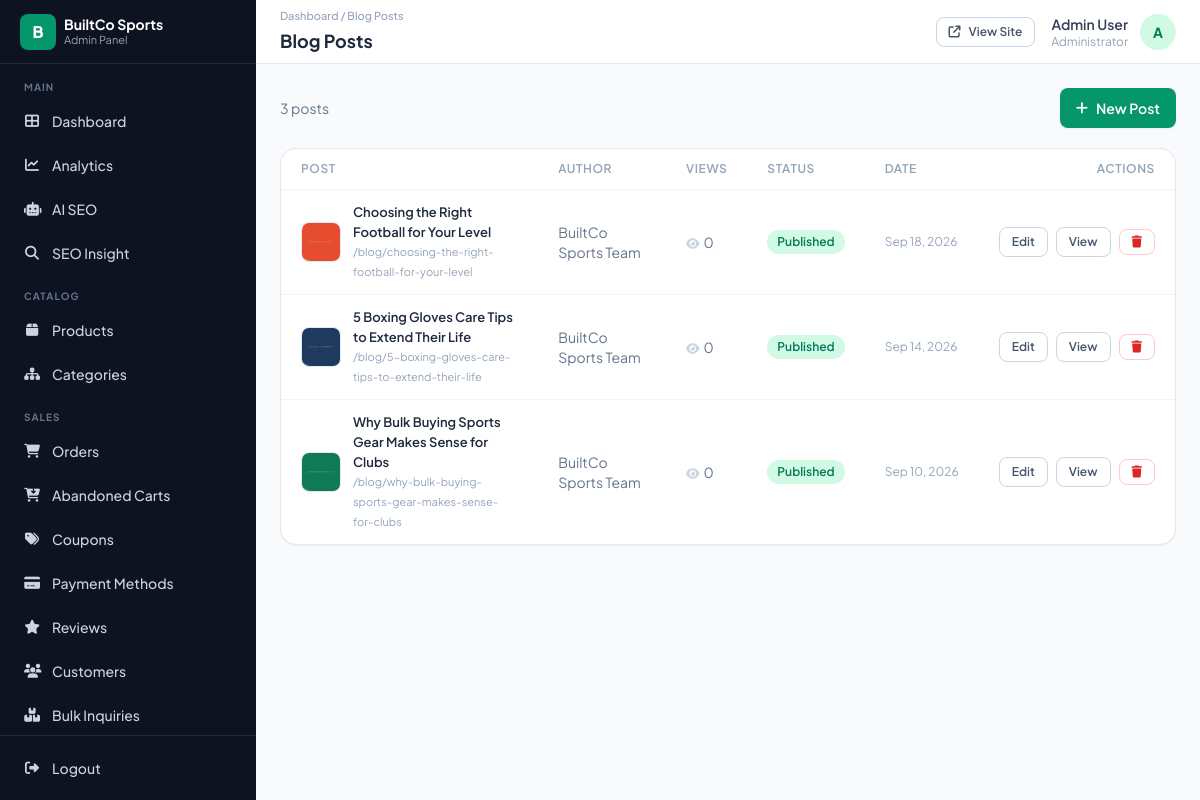
Screenshot of /admin/pages/blog.php (signed in) with the database file from the repository.
### tables this page shows
CREATE TABLE `blog_posts` (
  `id` int(11) NOT NULL,
  `title` varchar(200) NOT NULL,
  `slug` varchar(200) NOT NULL,
  `excerpt` varchar(500) DEFAULT NULL,
  `content` longtext DEFAULT NULL,
  `featured_image` varchar(500) DEFAULT NULL,
  `featured_image_alt` varchar(255) DEFAULT NULL,
  `author` varchar(150) DEFAULT NULL,
  `meta_title` varchar(70) DEFAULT NULL,
  `meta_description` varchar(160) DEFAULT NULL,
  `views` int(11) NOT NULL DEFAULT 0,
  `status` enum('draft','published') NOT NULL DEFAULT 'draft',
  `published_at` datetime DEFAULT NULL,
  `created_at` timestamp NOT NULL DEFAULT current_timestamp(),
  `updated_at` timestamp NOT NULL DEFAULT current_timestamp() ON UPDATE current_timestamp()
);

### includes/config.php (called while the page is built, shortened)
<?php
class DB {
    private static $instance = null;
    private function __construct() {
        $this->conn = new mysqli(DB_HOST, DB_USER, DB_PASS, DB_NAME);
    }
    public static function getInstance() {
        if (self::$instance === null) self::$instance = new DB();
        return self::$instance->conn;
    }
}
function db() { return DB::getInstance(); }
function fetch_all($sql, $types = '', ...$params) {
    $result = db()->query($sql);
    return $result ? $result->fetch_all(MYSQLI_ASSOC) : [];
}
function h($v) {
    return htmlspecialchars((string)($v ?? ''), ENT_QUOTES, 'UTF-8');
}
function csrf_token() {
    return $_SESSION['csrf_token'];
}
function format_date($date, $format = 'M d, Y') {
    return date($format, strtotime($date));
}
    ob_start(); ?>

### admin/pages/blog.php (the view, shortened to what this page needs)
<?php
require_once __DIR__ . '/../../includes/config.php';
$posts = fetch_all("SELECT * FROM blog_posts ORDER BY created_at DESC");
include __DIR__ . '/../includes/admin-header.php';
?>
<div class="flex items-center justify-between mb-5">
  <p class="text-slate-500 text-sm"><?= count($posts) ?> post<?= count($posts) !== 1 ? 's' : '' ?></p>
  <a href="blog-edit.php" class="btn-primary"><i class="fa-solid fa-plus"></i> New Post</a>
</div>
<div class="card overflow-hidden">
  <div class="overflow-x-auto">
    <table class="w-full text-sm">
      <thead>
        <tr class="text-left text-xs uppercase tracking-wider text-slate-400 border-b border-slate-100">
          <th class="px-5 py-3 font-semibold">Post</th>
          <th class="px-5 py-3 font-semibold">Author</th>
          <th class="px-5 py-3 font-semibold">Views</th>
          <th class="px-5 py-3 font-semibold">Status</th>
          <th class="px-5 py-3 font-semibold">Date</th>
          <th class="px-5 py-3 font-semibold text-right">Actions</th>
        </tr>
      </thead>
      <tbody class="divide-y divide-slate-100">
        <?php foreach ($posts as $p): ?>
        <tr class="hover:bg-slate-50/60">
          <td class="px-5 py-3">
            <div class="flex items-center gap-3">
              <?php if ($p['featured_image']): ?>
              <img src="<?= UPLOAD_URL . h($p['featured_image']) ?>" class="w-10 h-10 rounded-lg object-cover border border-slate-200">
              <?php else: ?>
              <div class="w-10 h-10 rounded-lg bg-slate-100 text-slate-300 flex items-center justify-center"><i class="fa-solid fa-image"></i></div>
              <?php endif; ?>
              <div>
                <div class="font-semibold text-slate-800 text-[13px]"><?= h($p['title']) ?></div>
                <div class="text-[11px] text-slate-400">/blog/<?= h($p['slug']) ?></div>
              </div>
            </div>
          </td>
          <td class="px-5 py-3 text-slate-500"><?= h($p['author'] ?: '—') ?></td>
          <td class="px-5 py-3 text-slate-500"><i class="fa-solid fa-eye text-slate-300 mr-1 text-xs"></i><?= (int)$p['views'] ?></td>
          <td class="px-5 py-3"><a href="?action=toggle&id=<?= (int)$p['id'] ?>&csrf_token=<?= csrf_token() ?>" class="<?= $p['status'] === 'published' ? 'badge-active' : 'badge-inactive' ?>"><?= ucfirst($p['status']) ?></a></td>
          <td class="px-5 py-3 text-slate-400 text-xs whitespace-nowrap"><?= $p['published_at'] ? format_date($p['published_at']) : format_date($p['created_at']) ?></td>
          <td class="px-5 py-3 text-right">
            <div class="inline-flex items-center gap-2">
              <a href="blog-edit.php?id=<?= (int)$p['id'] ?>" class="btn-outline btn-sm">Edit</a>
              <?php if ($p['status'] === 'published'): ?><a href="<?= SITE_URL ?>/blog/<?= h($p['slug']) ?>" target="_blank" class="btn-outline btn-sm">View</a><?php endif; ?>
              <a href="?action=delete&id=<?= (int)$p['id'] ?>&csrf_token=<?= csrf_token() ?>" data-confirm="Delete this post?" class="btn-danger-outline btn-sm"><i class="fa-solid fa-trash"></i></a>
            </div>
          </td>
        </tr>
        <?php endforeach; ?>
      </tbody>
    </table>
  </div>
</div>
<?php include __DIR__ . '/../includes/admin-footer.php'; ?>

### rows the page displays
blog_posts: featured_image (picture), title "Choosing the Right Football for Your Level", slug "choosing-the-right-football-for-your-level", author "BuiltCo Sports Team", views "0", status "Published", published_at "Sep 18, 2026"
blog_posts: featured_image (picture), title "5 Boxing Gloves Care Tips to Extend Their Life", slug "5-boxing-gloves-care-tips-to-extend-their-life", author "BuiltCo Sports Team", views "0", status "Published", published_at "Sep 14, 2026"
blog_posts: featured_image (picture), title "Why Bulk Buying Sports Gear Makes Sense for Clubs", slug "why-bulk-buying-sports-gear-makes-sense-for-clubs", author "BuiltCo Sports Team", views "0", status "Published", published_at "Sep 10, 2026"

### other values shown
$group_label "MAIN"
$nav_item['label'] "Dashboard"
$nav_item['label'] "Analytics"
$nav_item['label'] "AI SEO"
$nav_item['label'] "SEO Insight"
$group_label "CATALOG"
$nav_item['label'] "Products"
$nav_item['label'] "Categories"
$group_label "SALES"
$nav_item['label'] "Orders"
$nav_item['label'] "Abandoned Carts"
$nav_item['label'] "Coupons"
$nav_item['label'] "Payment Methods"
$nav_item['label'] "Reviews"
$nav_item['label'] "Customers"
